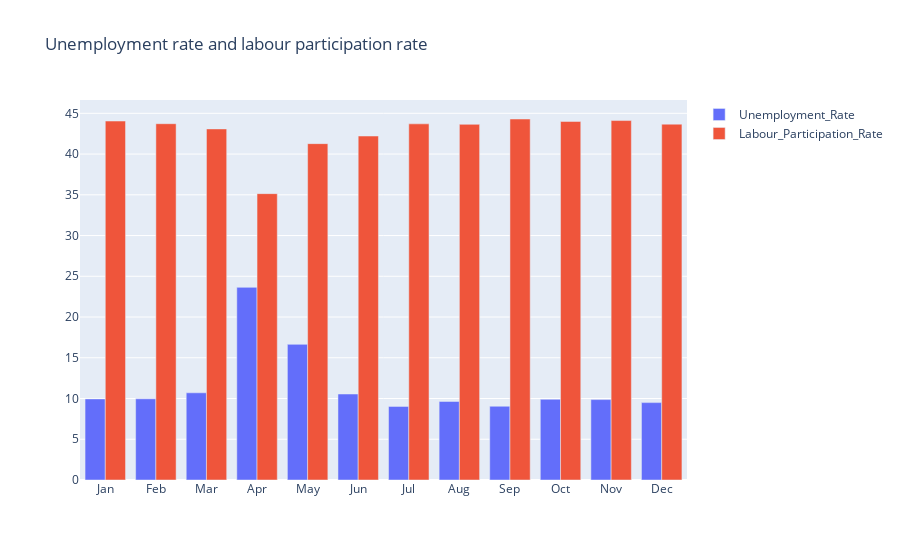

Write notebook code for a chart like this one.
### Code cell
#Visualize labour participation rate & unemployment rate in each month

df_EE = df.groupby(['month'])[['Estimated Unemployment Rate','Estimated Employed','Estimated Labour Participation Rate']].mean()
df_EE = pd.DataFrame(df_EE).reset_index()
month = df_EE.month
unemployment_rate = df_EE['Estimated Unemployment Rate']
labour_participation_rate = df_EE['Estimated Labour Participation Rate']

fig = gg.Figure()

fig.add_trace(gg.Bar(x = month, y = unemployment_rate , name='Unemployment_Rate'))
fig.add_trace(gg.Bar(x = month , y = labour_participation_rate , name='Labour_Participation_Rate'))

fig.update_layout(title = 'Unemployment rate and labour participation rate' , xaxis = {'categoryorder':'array', 'categoryarray':['Jan','Feb','Mar','Apr','May','Jun','Jul','Aug','Sep','Oct','Nov','Dec']})

fig.show()

### Figure 1 — Plotly figure (JSON) as saved in the notebook; plotly's stock layout.template omitted (floating-point values rounded to 4 significant figures)
{"data": [{"name": "Unemployment_Rate", "type": "bar", "x": ["Apr", "Aug", "Dec", "Feb", "Jan", "Jul", "Jun", "Mar", "May", "Nov", "Oct", "Sep"], "y": [23.64, 9.638, 9.497, 9.965, 9.951, 9.034, 10.55, 10.7, 16.65, 9.868, 9.901, 9.052]}, {"name": "Labour_Participation_Rate", "type": "bar", "x": ["Apr", "Aug", "Dec", "Feb", "Jan", "Jul", "Jun", "Mar", "May", "Nov", "Oct", "Sep"], "y": [35.14, 43.65, 43.67, 43.72, 44.05, 43.71, 42.21, 43.08, 41.28, 44.11, 44.0, 44.3]}], "layout": {"title": {"text": "Unemployment rate and labour participation rate"}, "xaxis": {"categoryarray": ["Jan", "Feb", "Mar", "Apr", "May", "Jun", "Jul", "Aug", "Sep", "Oct", "Nov", "Dec"], "categoryorder": "array"}}}
